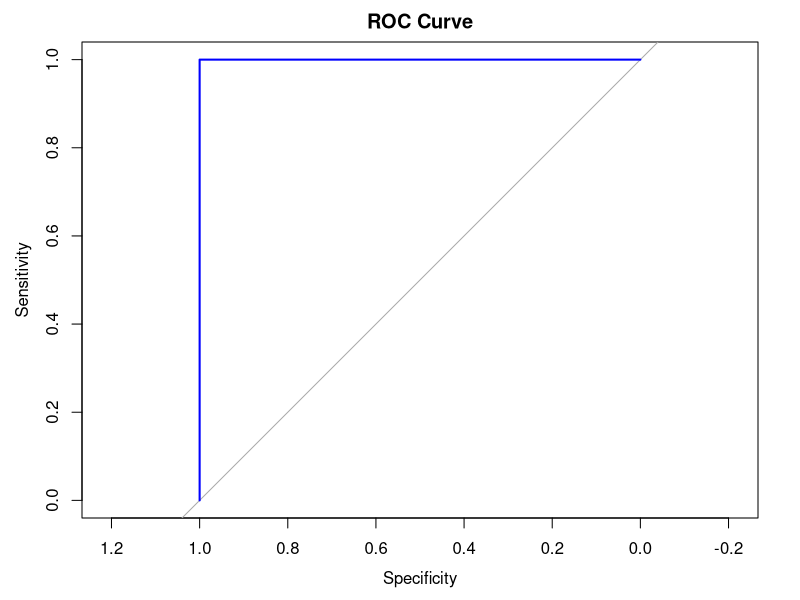

This chart was generated by the following R code:
# Load dataset
horse_data <- read.csv("data/horse.csv", colClasses = c(
  surgery = "factor",
  age = "factor",
  hospital_number = "integer",
  rectal_temp = "numeric",
  pulse = "integer",
  respiratory_rate = "numeric",
  temp_of_extremities = "factor",
  peripheral_pulse = "factor",
  mucous_membrane = "factor",
  capillary_refill_time = "factor",
  pain = "factor",
  peristalsis = "factor",
  abdominal_distention = "factor",
  nasogastric_tube = "factor",
  nasogastric_reflux = "factor",
  nasogastric_reflux_ph = "numeric",
  rectal_exam_feces = "factor",
  abdomen = "factor",
  packed_cell_volume = "numeric",
  total_protein = "numeric",
  abdomo_appearance = "factor",
  abdomo_protein = "factor",
  outcome = "factor",
  surgical_lesion = "factor",
  lesion_1 = "numeric",
  lesion_2 = "numeric",
  lesion_3 = "numeric",
  cp_data = "factor"
))

# Display the structure of the dataset
str(horse_data)

# View the first few rows of the dataset
head(horse_data)

# View the dataset in a separate viewer window
View(horse_data)

library(caret)

# Set the seed for reproducibility
set.seed(123)

# Define the percentage of data to be used for training (e.g., 80%)
train_percentage <- 0.8

# Split the dataset into training and testing sets
train_index <- createDataPartition(horse_data$outcome, p = train_percentage, list = FALSE)
train_data <- horse_data[train_index, ]
test_data <- horse_data[-train_index, ]

# Print the dimensions of the training and testing sets
cat("Training set dimensions:", dim(train_data), "\n")
cat("Testing set dimensions:", dim(test_data), "\n")

# Set the seed for reproducibility
set.seed(123)

# Define the number of bootstrap samples
num_bootstrap_samples <- 1000

# Initialize an empty vector to store bootstrap statistics
bootstrap_statistics <- numeric(num_bootstrap_samples)

# Perform bootstrapping
for (i in 1:num_bootstrap_samples) {
  # Generate a bootstrap sample by sampling with replacement
  bootstrap_sample <- horse_data[sample(nrow(horse_data), replace = TRUE), ]
  
  # Compute the statistic of interest on the bootstrap sample
  # For example, you can compute the mean of a numerical variable
  bootstrap_statistics[i] <- mean(bootstrap_sample$rectal_temp, na.rm = TRUE)
}

# Compute and print the bootstrap estimate (e.g., mean) and its standard error
bootstrap_estimate <- mean(bootstrap_statistics)
bootstrap_standard_error <- sd(bootstrap_statistics)
cat("Bootstrap Estimate:", bootstrap_estimate, "\n")
cat("Bootstrap Standard Error:", bootstrap_standard_error, "\n")

# Remove rows with missing values
horse_data <- na.omit(horse_data)

# Train a logistic regression model for classification
model <- glm(outcome ~ ., data = horse_data, family = binomial)

# Print the summary of the model
summary(model)

# Ensure peripheral_pulse has the same factor levels in horse_data as in the model
horse_data$peripheral_pulse <- factor(horse_data$peripheral_pulse, levels = levels(train_data$peripheral_pulse))

# Predict outcomes using the logistic regression model
predictions <- predict(model, newdata = horse_data, type = "response")

# Convert predicted probabilities to binary predictions (0 or 1)
predicted_classes <- ifelse(predictions > 0.5, 1, 0)

# Create a confusion matrix
conf_matrix <- table(horse_data$outcome, predicted_classes)
print("Confusion Matrix:")
print(conf_matrix)

# Calculate accuracy
accuracy <- sum(diag(conf_matrix)) / sum(conf_matrix)
print(paste("Accuracy:", accuracy))

# Calculate precision
precision <- conf_matrix[2, 2] / sum(conf_matrix[, 2])
print(paste("Precision:", precision))

# Calculate recall (sensitivity)
recall <- conf_matrix[2, 2] / sum(conf_matrix[2, ])
print(paste("Recall (Sensitivity):", recall))

# Calculate specificity
specificity <- conf_matrix[1, 1] / sum(conf_matrix[1, ])
print(paste("Specificity:", specificity))

# Calculate F1 score
f1_score <- 2 * (precision * recall) / (precision + recall)
print(paste("F1 Score:", f1_score))

# Plot ROC curve
library(pROC)
roc_curve <- roc(horse_data$outcome, predictions)
plot(roc_curve, main = "ROC Curve", col = "blue")


# Train a random forest model
library(randomForest)
rf_model <- randomForest(outcome ~ ., data = horse_data)

# Print the summary of the random forest model
print(rf_model)

